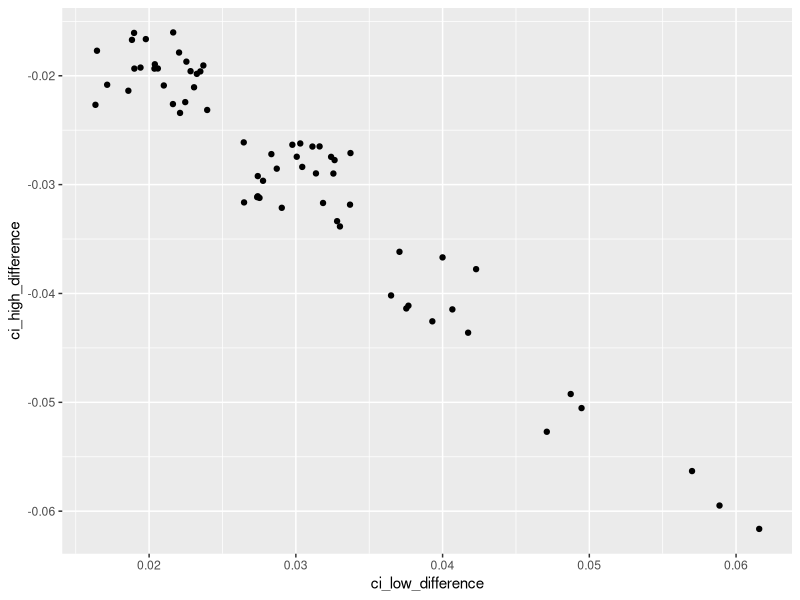
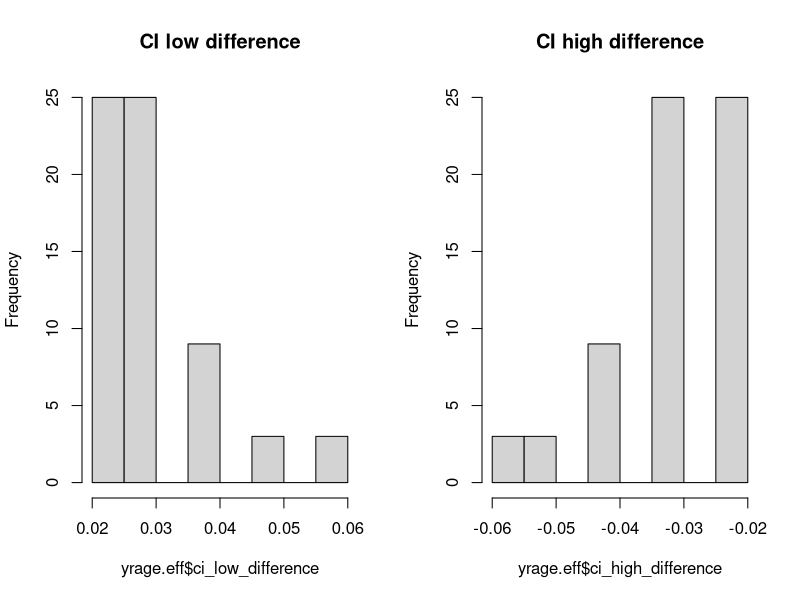
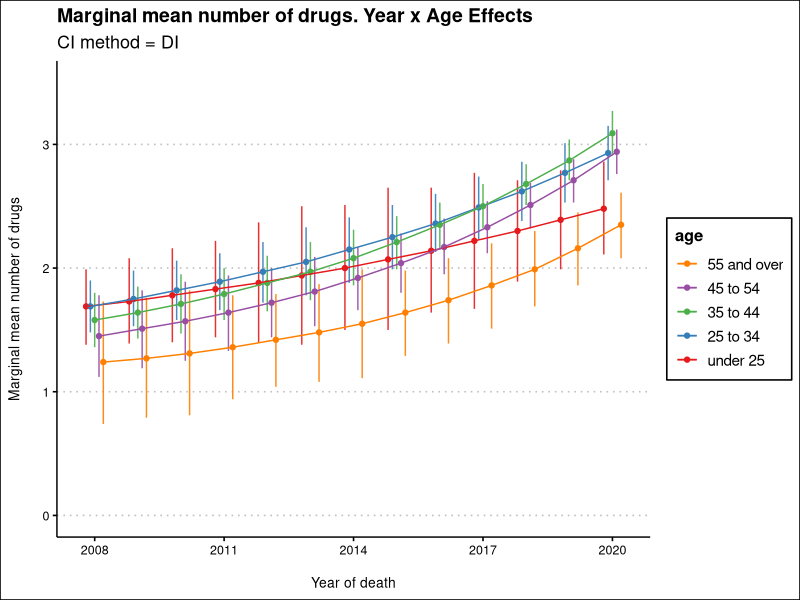
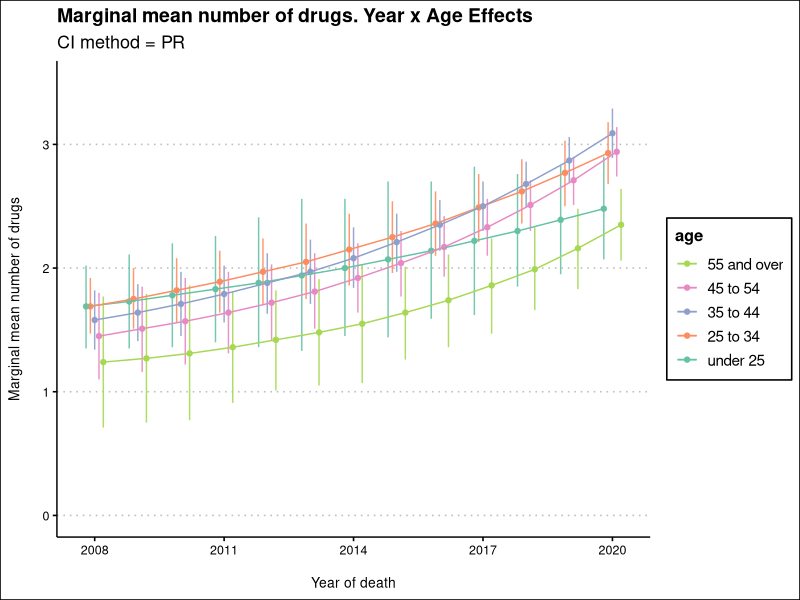
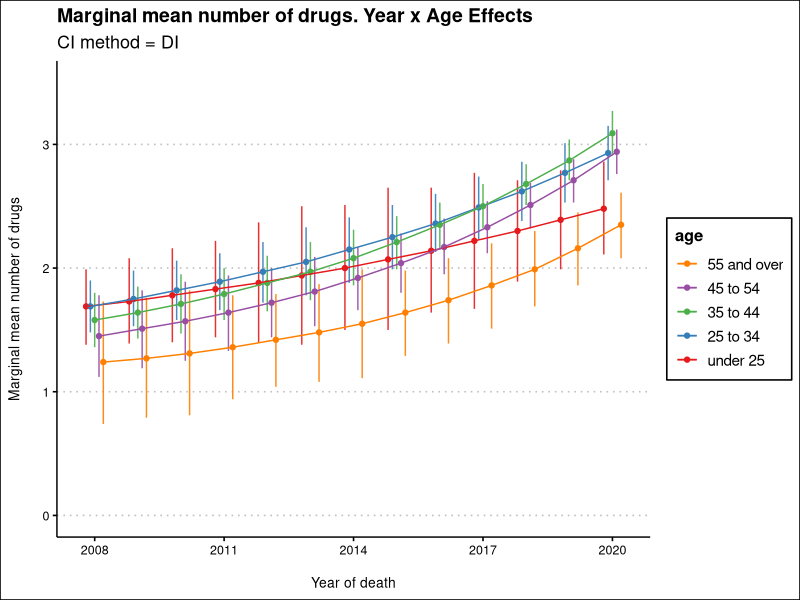
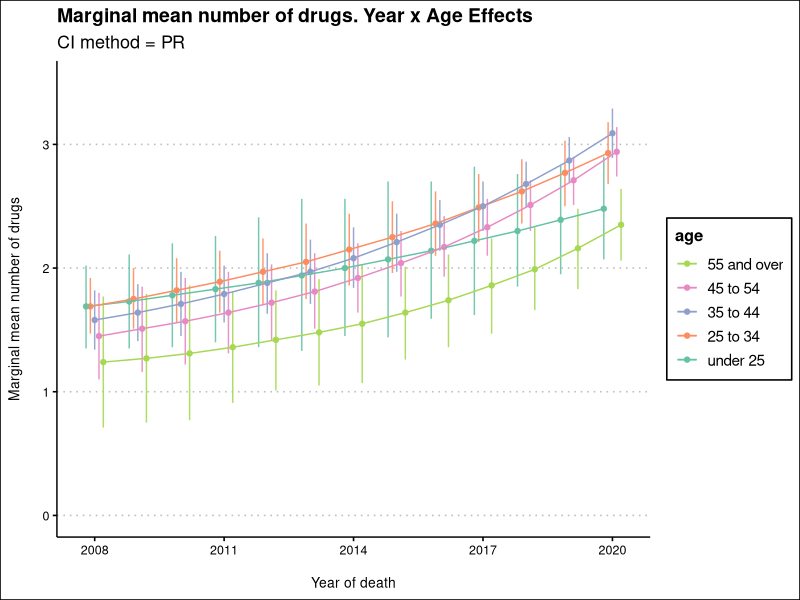

Write R code to recreate these figures, in order.
## ---- chunk 1
knitr::opts_chunk$set(echo = TRUE)
library(ggeffects)
library(dplyr)
library(ggplot2)
library(ggthemes)
## ---- chunk 2
# GGEFFECTS
# Note: ggeffect generates "marginal means"(not conditioned)

# Get raw effects
yrage.eff <- read.csv("yrage.eff.csv")

yrage.eff <- yrage.eff |>  
  select(-c(3:5)) |> 
  rename(yr = x) |> 
  mutate(yr = yr + 2007) |> 
  rename(age = group) |> 
  relocate(yr, age, predicted)

yrage.eff$age <- factor(yrage.eff$age,
                        levels = c("under 25", "25 to 34", "35 to 44", "45 to 54", "55 and over")
)

yrage.eff <- yrage.eff |> 
  arrange(yr, age)

# Generate 'Truncated' effects
yrage.eff$lamhat <- (yrage.eff$predicted / (1 - exp(-yrage.eff$predicted)))

# Add column with n in each group
# e.g. when yr == 2008 and Age == Under25, n = 91
yrage.df <- read.csv("yrage.df.csv")

names(yrage.df) <- c("yr", "age", "n")

yrage.df$age <- factor(yrage.df$age,
                        levels = c("under 25", "25 to 34", "35 to 44", "45 to 54", "55 and over")
)

yrage.df <- yrage.df |> 
  arrange(yr, age)

yrage.eff <- cbind(
  yrage.eff, yrage.df[, 3]
)

colnames(yrage.eff)[5] <- "n"

rm(yrage.df)

# Z(sub alpha/2) is the (alpha/2)th quantile of the standard normal distribution
z <- qnorm(0.025, mean = 0, sd = 1)
## ---- chunk 3
# Numerator
yrage.eff <- yrage.eff |> 
  mutate(numerator.di = 
           lamhat * (1 - exp(-lamhat)) ^ 2
)

# Denominator
yrage.eff <- yrage.eff |> 
  mutate(denominator.di = 
           n * (1-(lamhat + 1) * exp(-lamhat))
)

# ci_base
yrage.eff <- yrage.eff |> 
  mutate(ci_base.di = sqrt(
    numerator.di / denominator.di
    )
  )

# calc CIs using DI method
yrage.eff <- yrage.eff |> 
  mutate(ci_low.di = lamhat + (z * ci_base.di)) |> 
  mutate(ci_high.di = lamhat - (z * ci_base.di))

# Tidy up
yrage.eff[, c(3, 6:8)] <- NULL
## ---- chunk 4
# Numerator
yrage.eff <- yrage.eff |> 
  mutate(numerator.pr = 
           (lamhat ^ 2) * (1 - exp(-lamhat))
)

# Denominator
yrage.eff <- yrage.eff |> 
  mutate(denominator.pr = 
           n * (lamhat - 1 + exp(-lamhat))
)

# ci_base
yrage.eff <- yrage.eff |> 
  mutate(ci_base.pr = sqrt(
    numerator.pr / denominator.pr
    )
  )

# calc CIs using PR method
yrage.eff <- yrage.eff |> 
  mutate(ci_low.pr = lamhat + (z * ci_base.pr)) |> 
  mutate(ci_high.pr = lamhat - (z * ci_base.pr))

# Tidy up
yrage.eff[, c(7:9)] <- NULL
## ---- chunk 5
yrage.eff <- yrage.eff |> 
  relocate(
    yr, age, n, lamhat
  ) |> 
  mutate(ci_low_difference =
           ci_low.di - ci_low.pr) |> 
  mutate(ci_high_difference = 
           ci_high.di - ci_high.pr) |> 
  mutate_at(4:10, round, 2)

write.csv(yrage.eff, "yrage_eff_inc_cis.csv",
          row.names = FALSE)

ggplot(yrage.eff, aes(x = ci_low_difference, y = ci_high_difference)) +
  geom_point(position = "jitter")

par(mfrow = c(1,2))
hist(yrage.eff$ci_low_difference, main = "CI low difference")
hist(yrage.eff$ci_high_difference, main = "CI high difference")
## ---- chunk 6
pd = position_dodge(0.5)

ggplot(yrage.eff,
       aes(x = yr, y = lamhat, colour = age)) +
  geom_errorbar(aes(x = yr, ymin = ci_low.di, ymax = ci_high.di),
                position = pd,
                size = 0.5,
                width = 0,
                alpha = 0.9) +
  geom_point(position = pd) +
  geom_line(position = pd) +
  theme_clean() +
  scale_y_continuous(
    limits = c(0, 3.5),
  ) +
  scale_x_continuous(
    breaks = seq(2008, 2020, 3)
  ) +
  ggtitle("Marginal mean number of drugs. Year x Age Effects",
        subtitle = "CI method = DI") +
  xlab("\nYear of death") +
  ylab("Marginal mean number of drugs\n") +
  guides(colour = guide_legend(reverse = TRUE)) +
  scale_color_brewer(palette = "Set1")

ggsave("yrage_effects_plot_ci_method_DI.png",
       width = 15,
       height = 9,
       units = "cm"
       )
## ---- chunk 7
pd = position_dodge(0.5)

ggplot(yrage.eff,
       aes(x = yr, y = lamhat, colour = age)) +
  geom_errorbar(aes(x = yr, ymin = ci_low.pr, ymax = ci_high.pr),
                position = pd,
                size = 0.5,
                width = 0,
                alpha = 0.9) +
  geom_point(position = pd) +
  geom_line(position = pd) +
  theme_clean() +
  scale_y_continuous(
    limits = c(0, 3.5),
  ) +
  scale_x_continuous(
    breaks = seq(2008, 2020, 3)
  ) +
  ggtitle("Marginal mean number of drugs. Year x Age Effects",
        subtitle = "CI method = PR") +
  xlab("\nYear of death") +
  ylab("Marginal mean number of drugs\n") +
  guides(colour = guide_legend(reverse = TRUE)) +
  scale_color_brewer(palette = "Set2")

ggsave("yrage_effects_plot_ci_method_PR.png",
       width = 15,
       height = 9,
       units = "cm"
       )
